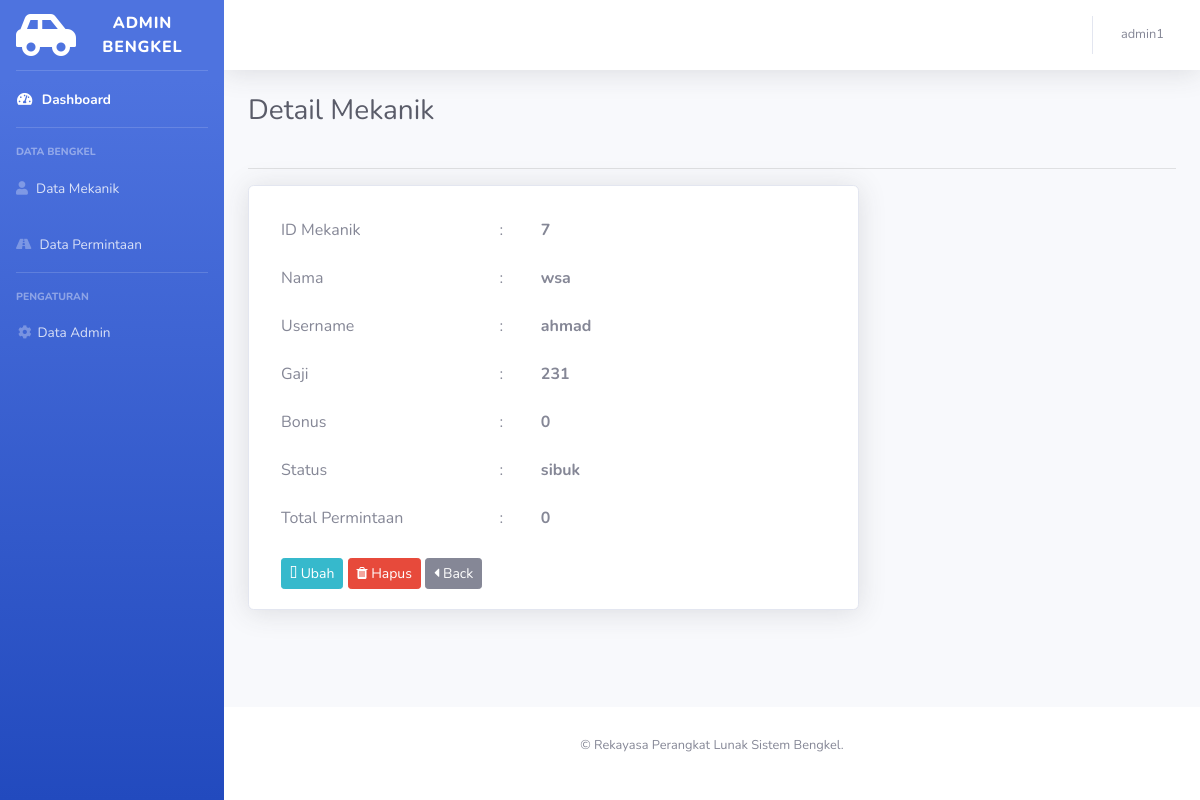
/page/admin/detailMekanik.php?id=7 (signed in), run on an earlier commit of the app's database.
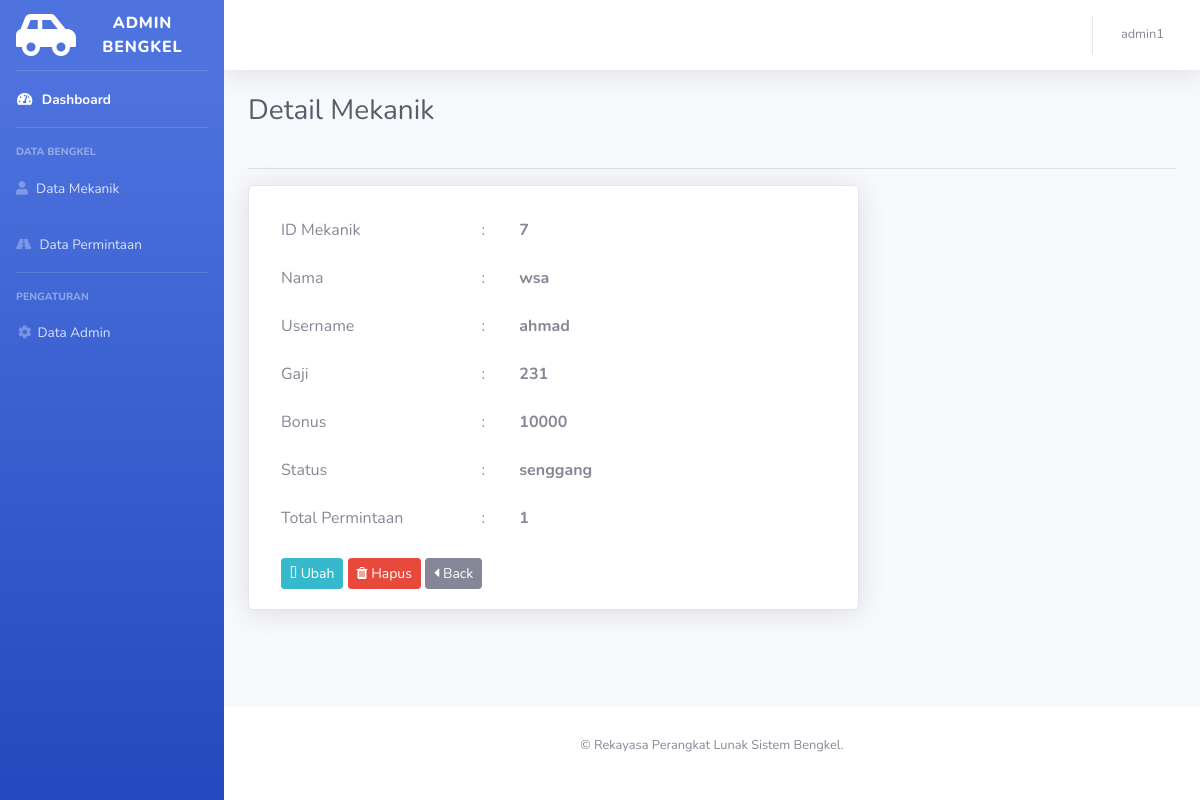
And on a later commit of the database.
### tables this page shows
CREATE TABLE `mekanik` (
  `id` int(11) NOT NULL,
  `nama` varchar(255) NOT NULL,
  `username` varchar(255) NOT NULL,
  `password` varchar(255) NOT NULL,
  `gaji` int(255) NOT NULL DEFAULT 0,
  `bonus` int(255) NOT NULL DEFAULT 0,
  `status` varchar(255) NOT NULL DEFAULT 'senggang',
  `total_permintaan` int(11) NOT NULL DEFAULT 0
);

### page/admin/detailMekanik.php (the view, shortened to what the changed rows need)
<?php
    include '../../core/koneksi.php';
    $query = mysqli_query($konek, "SELECT * FROM mekanik
                                    WHERE id = '$_GET[id]'");
    $row = mysqli_fetch_array($query);
?>
<!DOCTYPE html>
<html lang="en">
<head>
    <link href="vendor/fontawesome-free/css/all.min.css" rel="stylesheet" type="text/css">
    <link href="../style/sb-admin-2.min.css" rel="stylesheet">
    <link rel="stylesheet" href="https://maxcdn.bootstrapcdn.com/font-awesome/4.4.0/css/font-awesome.min.css">
</head>
<body id="page-top">
    <div id="wrapper">
        <div id="content-wrapper" class="d-flex flex-column">
            <div id="content">
                <div class="container-fluid">
                    <div class="row">
                        <div class="d-sm-flex align-items-center justify-content-between mb-4 col-xl-3 col-md-6 mb-4">
                            <h1 class="h3 mb-0 text-gray-800">Detail Mekanik</h1>
                        </div>
                    </div>
                    <div class="row">
                        <div class="col-sm-8">
                            <div class="card shadow">
                                <div class="card-body">
                                    <div class="row">
                                        <div class="col-md-8">
										    <table class="table table-borderless">
                                                <tr>
												    <td><b><?php echo $row["id"]?></b></td>
                                                </tr>
											    <tr>
												    <td><b><?php echo $row["nama"]?></b></td>
                                                </tr>
                                                <tr>
                                                    <td><b><?php echo $row["username"]?></b></td>
                                                </tr>
                                                <tr>
                                                    <td><b><?php echo $row["gaji"]?></b></td>
                                                </tr>
                                                <tr>
                                                    <td><b><?php echo $row["bonus"]?></b></td>
                                                </tr>
                                                <tr>
                                                    <td><b><?php echo $row["status"]?></b></td>
                                                </tr>
                                                <tr>
                                                    <td><b><?php echo $row["total_permintaan"]?></b></td>
                                                </tr>
                                            </table>
                                        </div>
									</div>
                                </div>
                            </div>
                        </div>
                    </div>
                </div>
            </div>
        </div>
    </div>
</body>
</html>

What changed in the data, as far as the page shows it:
changed mekanik "wsa": bonus "0" → "10000"; status "sibuk" → "senggang"; total_permintaan "0" → "1"
